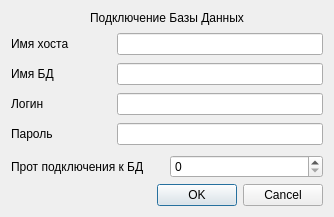
<?xml version="1.0" encoding="UTF-8"?>
<ui version="4.0">
 <class>ConnectDB</class>
 <widget class="QDialog" name="ConnectDB">
  <property name="geometry">
   <rect>
    <x>0</x>
    <y>0</y>
    <width>334</width>
    <height>217</height>
   </rect>
  </property>
  <property name="minimumSize">
   <size>
    <width>334</width>
    <height>217</height>
   </size>
  </property>
  <property name="windowTitle">
   <string>Dialog</string>
  </property>
  <layout class="QGridLayout" name="gridLayout">
   <item row="0" column="0">
    <layout class="QVBoxLayout" name="verticalLayout">
     <item>
      <widget class="QLabel" name="l_ConnectionDB">
       <property name="text">
        <string>Подключение Базы Данных</string>
       </property>
       <property name="textFormat">
        <enum>Qt::AutoText</enum>
       </property>
       <property name="alignment">
        <set>Qt::AlignCenter</set>
       </property>
      </widget>
     </item>
     <item>
      <layout class="QFormLayout" name="formLayout">
       <item row="0" column="0">
        <widget class="QLabel" name="l_NameHost">
         <property name="sizePolicy">
          <sizepolicy hsizetype="Expanding" vsizetype="Expanding">
           <horstretch>0</horstretch>
           <verstretch>0</verstretch>
          </sizepolicy>
         </property>
         <property name="text">
          <string>Имя хоста</string>
         </property>
        </widget>
       </item>
       <item row="0" column="1">
        <widget class="QLineEdit" name="lE_HostName">
         <property name="minimumSize">
          <size>
           <width>200</width>
           <height>16</height>
          </size>
         </property>
        </widget>
       </item>
       <item row="1" column="0">
        <widget class="QLabel" name="l_NameDB">
         <property name="minimumSize">
          <size>
           <width>100</width>
           <height>16</height>
          </size>
         </property>
         <property name="text">
          <string>Имя БД</string>
         </property>
        </widget>
       </item>
       <item row="1" column="1">
        <widget class="QLineEdit" name="lE_NameDB">
         <property name="minimumSize">
          <size>
           <width>200</width>
           <height>16</height>
          </size>
         </property>
        </widget>
       </item>
       <item row="2" column="0">
        <widget class="QLabel" name="l_login">
         <property name="minimumSize">
          <size>
           <width>100</width>
           <height>16</height>
          </size>
         </property>
         <property name="text">
          <string>Логин</string>
         </property>
        </widget>
       </item>
       <item row="2" column="1">
        <widget class="QLineEdit" name="lE_Login">
         <property name="minimumSize">
          <size>
           <width>200</width>
           <height>16</height>
          </size>
         </property>
        </widget>
       </item>
       <item row="3" column="0">
        <widget class="QLabel" name="l_Password">
         <property name="minimumSize">
          <size>
           <width>100</width>
           <height>16</height>
          </size>
         </property>
         <property name="text">
          <string>Пароль</string>
         </property>
        </widget>
       </item>
       <item row="3" column="1">
        <widget class="QLineEdit" name="lE_Password">
         <property name="minimumSize">
          <size>
           <width>200</width>
           <height>16</height>
          </size>
         </property>
        </widget>
       </item>
      </layout>
     </item>
     <item>
      <layout class="QHBoxLayout" name="horizontalLayout">
       <item>
        <widget class="QLabel" name="l_DBConnectionPort">
         <property name="sizeIncrement">
          <size>
           <width>150</width>
           <height>16</height>
          </size>
         </property>
         <property name="text">
          <string>Прот подключения к БД</string>
         </property>
        </widget>
       </item>
       <item>
        <widget class="QSpinBox" name="sB_DBConnectionPort">
         <property name="minimumSize">
          <size>
           <width>150</width>
           <height>16</height>
          </size>
         </property>
         <property name="maximum">
          <number>3000</number>
         </property>
        </widget>
       </item>
      </layout>
     </item>
     <item>
      <widget class="QDialogButtonBox" name="buttonBox">
       <property name="orientation">
        <enum>Qt::Horizontal</enum>
       </property>
       <property name="standardButtons">
        <set>QDialogButtonBox::Cancel|QDialogButtonBox::Ok</set>
       </property>
      </widget>
     </item>
    </layout>
   </item>
  </layout>
 </widget>
 <resources/>
 <connections>
  <connection>
   <sender>buttonBox</sender>
   <signal>accepted()</signal>
   <receiver>ConnectDB</receiver>
   <slot>accept()</slot>
   <hints>
    <hint type="sourcelabel">
     <x>229</x>
     <y>192</y>
    </hint>
    <hint type="destinationlabel">
     <x>157</x>
     <y>216</y>
    </hint>
   </hints>
  </connection>
  <connection>
   <sender>buttonBox</sender>
   <signal>rejected()</signal>
   <receiver>ConnectDB</receiver>
   <slot>reject()</slot>
   <hints>
    <hint type="sourcelabel">
     <x>297</x>
     <y>198</y>
    </hint>
    <hint type="destinationlabel">
     <x>286</x>
     <y>216</y>
    </hint>
   </hints>
  </connection>
 </connections>
</ui>
